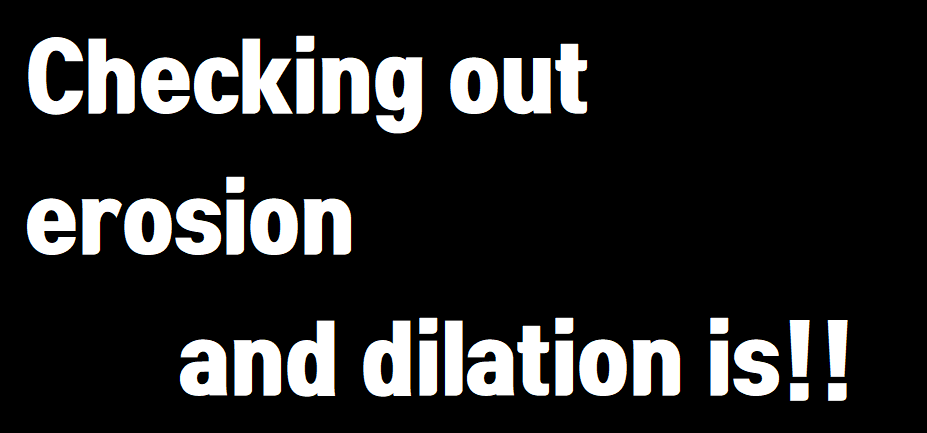
//> input picture ImageProcessing/Lecture_04_22/letter.png, 927 x 433 px
$ ./Number02   (built with g++ and OpenCV 4)
//> lines starting //> are read from the running program, lines starting //| are printed output that depends on the picture; after the words box and inside, x2 and y2 are one past the last pixel; in counts of white or black regions, pixels touching at a corner belong together
#include <opencv2/opencv.hpp>
using namespace std;
using namespace cv;


bool check_match(Mat img, Point start, Mat mask, int mode = 0)
{
	for (int u = 0; u < mask.rows; u++)
	{
		for (int v = 0; v < mask.cols; v++)
		{
			Point pt(v, u);
			int m = mask.at<uchar>(pt);
			int p = img.at<uchar>(start + pt);

			bool ch = (p == 255);
			if (m == 1 && ch == mode)
			{
				return false;
			}
		}
	}
	return true;
}


void erosion(Mat img, Mat& dst, Mat mask)
{
	dst = Mat(img.size(), CV_8U, Scalar(0));
	if (mask.empty())
	{
		mask = Mat(3, 3, CV_8UC1, Scalar(1));
	}

	Point h_m = mask.size() / 2;
	for (int i = h_m.y; i < img.rows - h_m.y; ++i)
	{
		for (int j = h_m.x; j < img.cols - h_m.x; ++j)
		{
			Point start = Point(j, i) - h_m;
			bool check = check_match(img, start, mask, 0);
			dst.at<uchar>(i, j) = (check) ? 255 : 0;
		}
	}
}


int main()
{
	Mat image = imread("../Lecture_04_22/letter.png", IMREAD_COLOR);
//> image is the input picture: 433 rows x 927 cols, CV_8UC3; mean B, G, R 37.9, 37.9, 37.9
	CV_Assert(image.data);
	Size size(0, 0);
	resize(image, image, size, 0.8, 0.8, INTER_LINEAR);
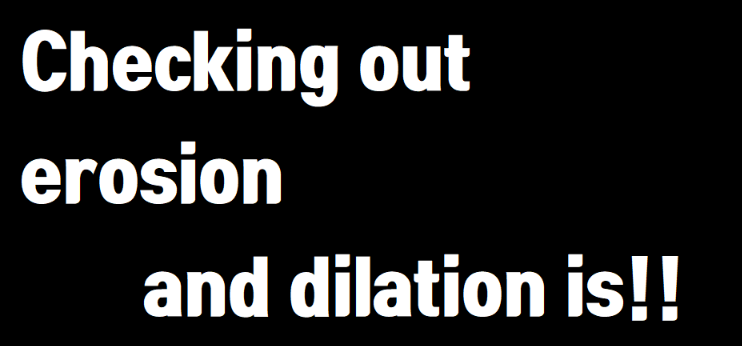
//> image: 346 rows x 742 cols, CV_8UC3; mean B, G, R 37.9, 37.9, 37.9

	Mat th_img, dst1, dst2;
	threshold(image, th_img, 128, 255, THRESH_BINARY);
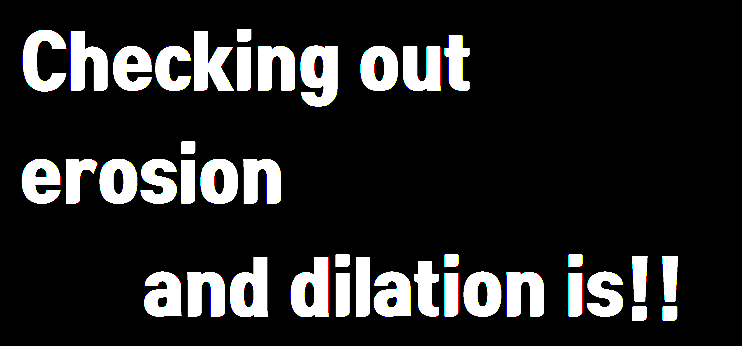
//> th_img: 346 rows x 742 cols, CV_8UC3; mean B, G, R 38, 37.9, 38

	uchar data[] = {
		 0, 1, 0,
		 1, 1, 1,
		 0, 1, 0
	};
	Mat mask(3, 3, CV_8UC1, data);

	erosion(th_img, dst1, (Mat)mask);
//> after the loop in erosion, `for (int i = h_m.y; i < img.rows - h_m.y; ++i)`:
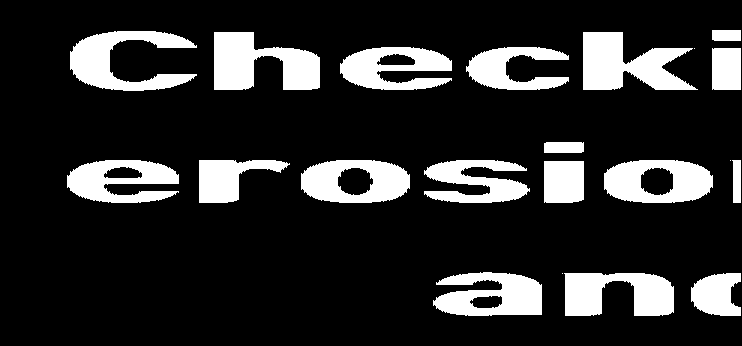
//> dst: 346 rows x 742 cols, CV_8UC1; 17.2% white; 21 white regions (3 under 20 px), largest, box (x1, y1, x2, y2) and area: (583, 32, 698, 90) 4020, (214, 32, 320, 90) 4019, (70, 31, 197, 91) 3703
	morphologyEx(th_img, dst2, MORPH_ERODE, mask);
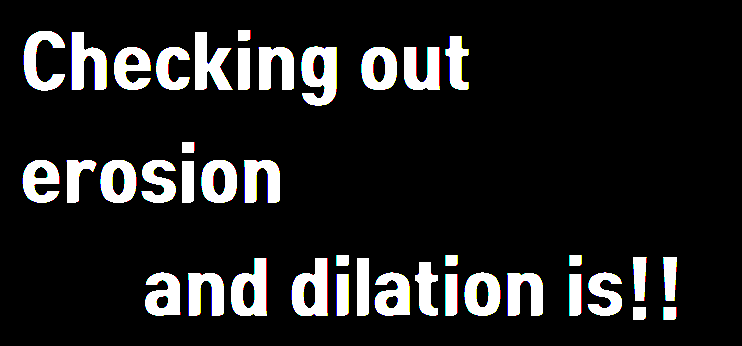
//> dst2: 346 rows x 742 cols, CV_8UC3; mean B, G, R 31.7, 31.6, 31.7

	imshow("image", image), imshow("이진 영상", th_img);
	imshow("User_dilation", dst1), imshow("OpenCV_dilation", dst2);
	waitKey();
	return 0;
}
